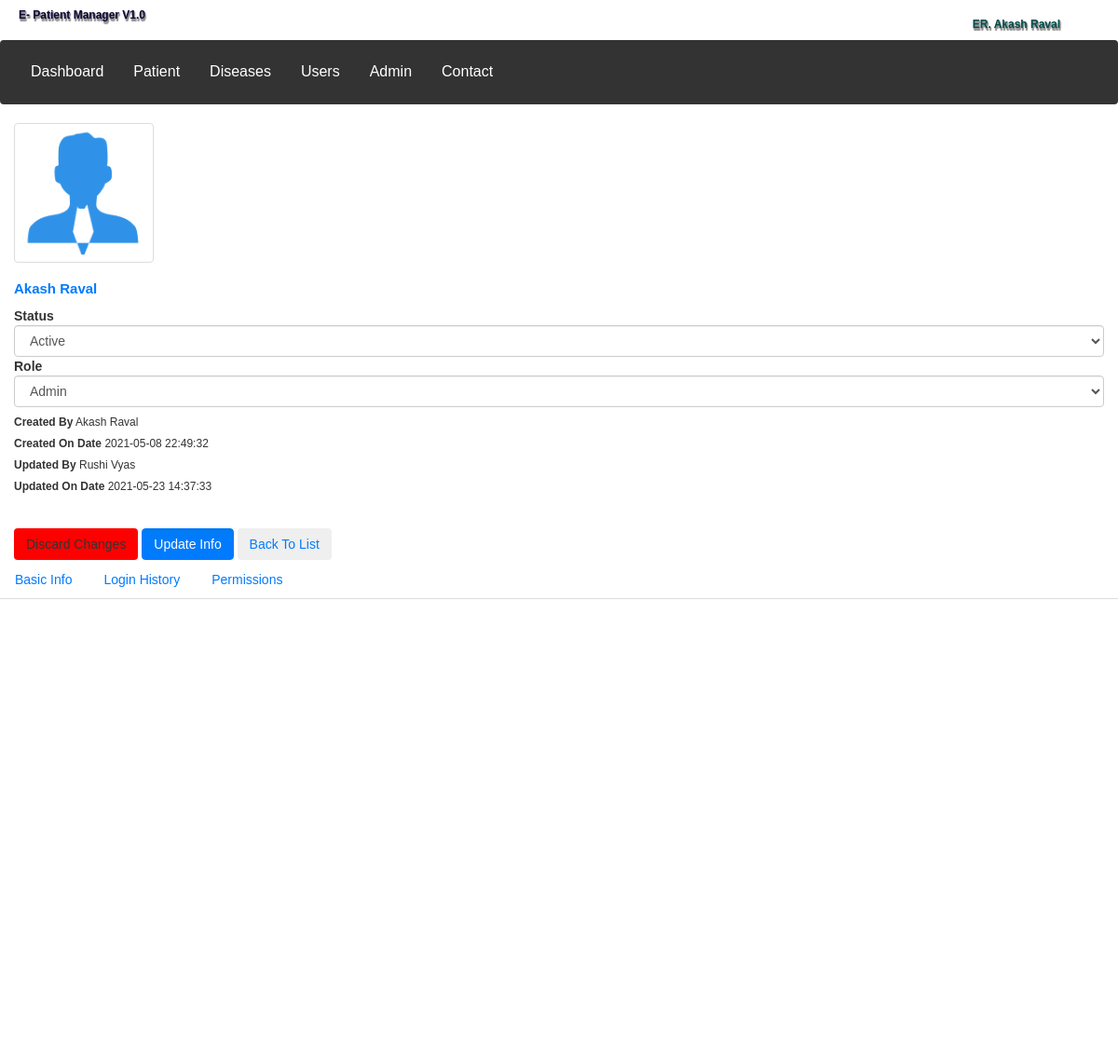
Screenshot of /users/viewuser.php?uid=1 (signed in) with the database file from the repository.
### tables this page shows
CREATE TABLE `users` (
  `User_Id` int(11) NOT NULL,
  `Prefix` varchar(10) DEFAULT NULL,
  `firstname` varchar(100) NOT NULL,
  `lastname` varchar(100) DEFAULT NULL,
  `mobile` varchar(11) NOT NULL,
  `email` varchar(100) NOT NULL,
  `aadharNumber` varchar(25) NOT NULL,
  `address1` varchar(100) NOT NULL,
  `address2` varchar(100) DEFAULT NULL,
  `address3` varchar(100) DEFAULT NULL,
  `city` varchar(50) NOT NULL,
  `pincode` varchar(10) NOT NULL,
  `state` varchar(20) NOT NULL,
  `statusId` int(11) NOT NULL,
  `avaiblity` tinyint(1) NOT NULL DEFAULT '0',
  `created_date` datetime NOT NULL DEFAULT CURRENT_TIMESTAMP,
  `createdby` int(11) NOT NULL,
  `updated_date` datetime NOT NULL DEFAULT CURRENT_TIMESTAMP ON UPDATE CURRENT_TIMESTAMP,
  `updatedy` int(11) NOT NULL,
  `RoleId` int(11) NOT NULL,
  `viewusers` tinyint(1) NOT NULL DEFAULT '0',
  `editusers` tinyint(1) NOT NULL DEFAULT '0',
  `editdiseases` tinyint(1) NOT NULL DEFAULT '0',
  `editconditions` tinyint(1) NOT NULL DEFAULT '0',
  `editroles` tinyint(1) NOT NULL DEFAULT '0',
  `admin` tinyint(1) NOT NULL DEFAULT '0',
  `Password` varchar(100) DEFAULT NULL
);

### users/viewuser.php (the view, shortened to what this page needs)
<html>
<head>
<link href="../assets/css/lib/bootstrap.min.css" rel="stylesheet" id="bootstrap-css">
<link href="../assets/css/lib/dataTables.bootstrap4.min.css" rel="stylesheet">
<link rel="stylesheet" href="../assets/css/viewuser.css">
</head>
<body>
<?php
include('../include/config.php');
include('../include/header.php');
if($_GET["uid"] != null){
    $uid=$_GET["uid"];
    $query = "select distinct p.User_Id, "
    ."p.Firstname, "
    ."IFNULL(p.Lastname, 'No Data') as Lastname, "
    ."p.Mobile, "
    ."IFNULL(p.Email, 'No Data') as Email, "
    ."p.AadharNumber, p.Address1, "
    ."IFNULL(p.Address2, 'No Data') as Address2, "
    ."IFNULL(p.Address3, 'No Data') as Address3, "
    ."IFNULL(p.City, 'No Data') as City, "
    ."IFNULL(p.Pincode, 'No Data') as Pincode, "
    ."IFNULL(p.State, 'No Data') as State, "
    ."r.Role_Name as rolename, "
    ."p.RoleId, "
    ."p.viewusers, "
    ."p.editusers, "
    ."p.editdiseases, "
    ."p.editconditions, "
    ."p.editroles, "
    ."p.admin, "
    ."p.StatusId, IFNULL(s.Status, 'No Data') as Status, "
    ."c.firstname as CreatedByfirstname, "
    ."c.lastname as CreatedBylastname, "
    ."u.firstname as UpdatedByfirstname, "
    ."u.lastname as UpdatedBylastname, "
    ."p.created_date, "
    ."p.updated_date "
    ."from users p "
    ."LEFT JOIN status s ON s.StatusId = p.StatusId "
    ."LEFT JOIN roles r ON r.RoleId = p.RoleId "
    ."LEFT Join users c ON c.User_Id = p.createdby "
    ."LEFT JOIN users u ON u.User_Id = p.updatedy "
    ."where p.User_Id =".$uid;
    $ret=mysqli_query($con,$query);
    $row=mysqli_fetch_array($ret);
}
?>
<div class="container">
        <div class="row">
            <div class="col-12">
                <div class="card">
                    <div class="card-body">
                        <div class="card-title mb-4">
                            <div class="d-flex justify-content-start">
                                <div class="image-container">
                                    <img src="../assets/img/profile.png" id="imgProfile" style="width: 150px; height: 150px" class="img-thumbnail" />
                                </div>
                                <div class="userData ml-3">
                                    <h2 class="d-block" style="font-size: 1.5rem; font-weight: bold"><a href="javascript:void(0);"><?php echo $row['Firstname'].' '.$row['Lastname'] ?></a></h2>
                                    <div class="d-block"><b>Status</b>
                                    <?php if ( $_SESSION["admin"] == 1 ) { ?>
                                    <select class="form-control " name="selectstatus" id="selectstatus" onchange="changestatus();" >
                                        <?php $retstatus=mysqli_query($con,"select * from status");
                                            while($rowstatus=mysqli_fetch_array($retstatus))
                                            {
                                        ?>
                                                <option value="<?php echo htmlentities($rowstatus['StatusId']);?>">
                                                <?php echo htmlentities($rowstatus['Status']);?>
                                            </option>
                                        <?php } ?>
                                    </select>
                                    <?php }
                                        else
                                        {
                                            echo $row['Status'];
                                        }
                                    ?>
                                    </div>
                                    <div class="d-block"><b>Role</b>
                                    <?php if ( $_SESSION["admin"] == 1 ) { ?>
                                    <select class="form-control " name="selectrole" id="selectrole" onchange="changerole();" <?php if ( $_SESSION["admin"] != 1 ) { echo "disabled='disabled'"; } ?> >
                                        <?php $retrole=mysqli_query($con,"select * from roles");
                                            while($rowrole=mysqli_fetch_array($retrole))
                                            {
                                        ?>
                                                <option value="<?php echo htmlentities($rowrole['RoleId']);?>">
                                                <?php echo htmlentities($rowrole['Role_Name']);?>
                                            </option>
                                        <?php } ?>
                                    </select>
                                    <?php }
                                        else
                                        {
                                            echo $row['rolename'];
                                        }
                                    ?>
                                    </div>
                                    <h6 class="d-block"><b>Created By</b> <?php echo $row['CreatedByfirstname'].' '.$row['CreatedBylastname'] ?> </h6>
                                    <h6 class="d-block"><b>Created On Date</b> <?php echo $row['created_date'] ?> </h6>
                                    <h6 class="d-block"><b>Updated By</b> <?php echo $row['UpdatedByfirstname'].' '.$row['UpdatedBylastname'] ?> </h6>
                                    <h6 class="d-block"><b>Updated On Date</b> <?php echo $row['updated_date'] ?> </h6>
                                </div>
                                <div class="ml-auto">
                                    <input type="button" class="btn d-none discard-btn" id="btnDiscard" value="Discard Changes" />
                                    <input type="button" class="btn btn-primary" id="updateinfo" title="Update User Details" value="Update Info" />
                                    <a href="userlist.php">
                                    <input type="button" class="btn btn-secondary" id="btnbacktolist" value="Back To List" />
                                    </a>
                                </div>
                            </div>
                        </div>
                        <div class="row">
                            <div class="col-12">
                                <ul class="nav nav-tabs mb-4" id="myTab" role="tablist">
                                    <li class="nav-item">
                                        <a class="nav-link active" id="basicInfo-tab" data-toggle="tab" href="#basicInfo" role="tab" aria-controls="basicInfo" aria-selected="true">Basic Info</a>
                                    </li>
                                    <li class="nav-item">
                                        <a class="nav-link" id="connectedServices-tab" data-toggle="tab" href="#connectedServices" role="tab" aria-controls="connectedServices" aria-selected="false">Login History</a>
                                    </li>
                                    <?php if ( $_SESSION["admin"] == 1 ) { ?>
                                    <li class="nav-item">
                                        <a class="nav-link" id="permissions-tab" data-toggle="tab" href="#permissions" role="tab" aria-controls="permissions" aria-selected="false">Permissions</a>
                                    </li>
                                    <?php } ?>
                                </ul>
                                <div class="tab-content ml-1" id="myTabContent">
                                </div>
                            </div>
                        </div>
                    </div>
                </div>
            </div>
        </div>
    </div>
</body>
</html>

### assets/css/viewuser.css (style rules this page uses)
.image-container { position: relative; }
a { color: #007bff !important; }
.btn-primary { background-image: linear-gradient(#007baa, #007bee, 6%, #007bff)!important; border-color: #007bff !important; }
.discard-btn { background: red !important; }

### assets/css/header.css (style rules this page uses)
body { font-family: Arial, Helvetica, sans-serif; margin: 0; }

### rows the page displays
users: firstname "Akash", lastname "Raval", created_date "2021-05-08 22:49:32", users.firstname "Rushi", users.lastname "Vyas", updated_date "2021-05-23 14:37:33"

### other values shown
$_SESSION['username'] "ER. Akash Raval"
$row['Lastname'] "Raval"
form field selectstatus "Active"
form field selectrole "Admin"
